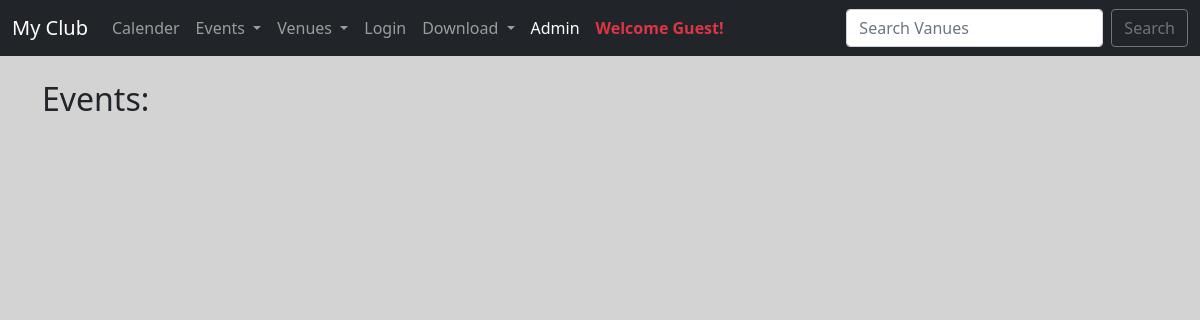
/events/, run on an earlier commit of the app's database.
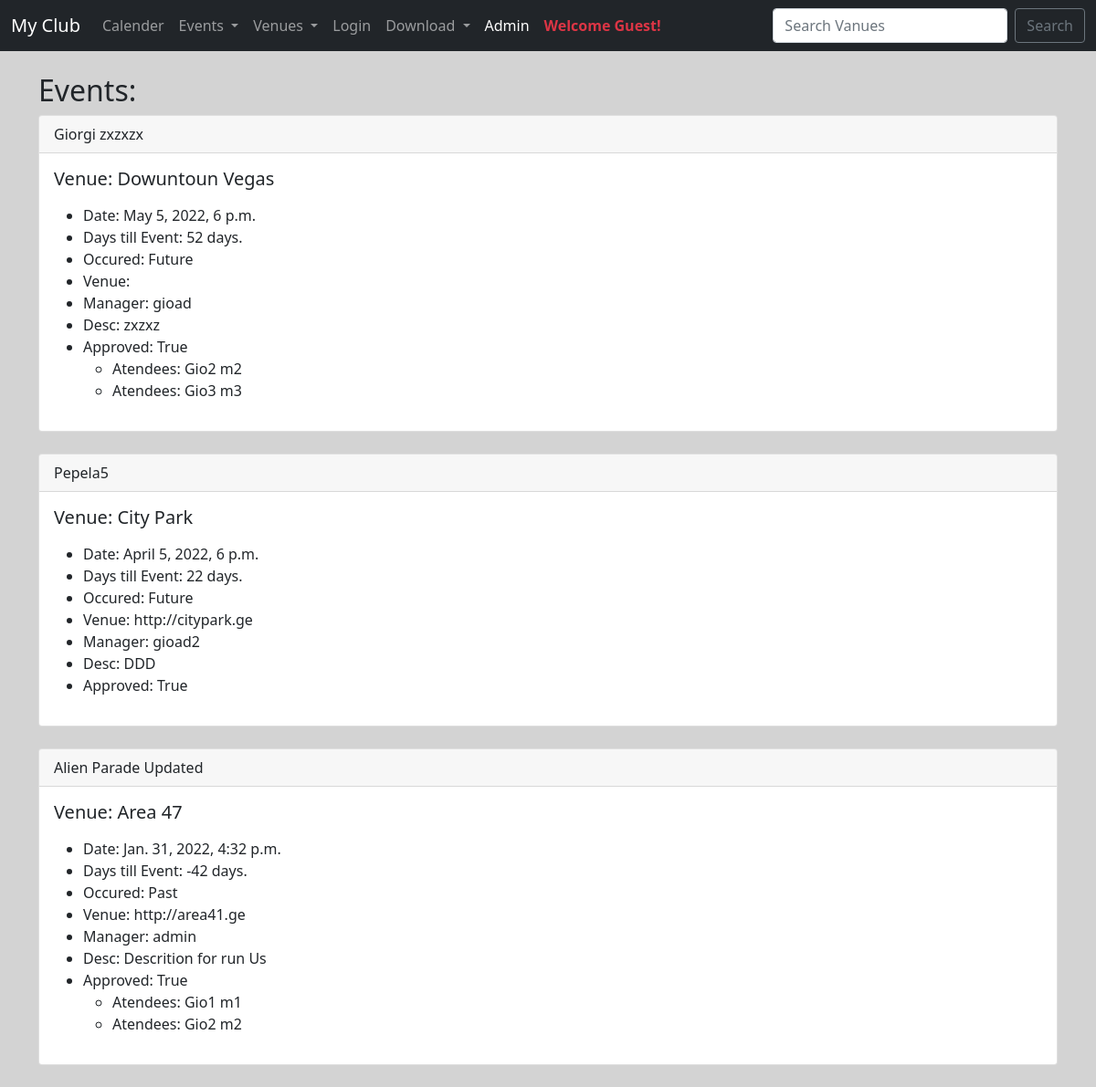
And on a later commit of the database.
### events/models.py (models this page shows)
class Event(models.Model):
    name =      models.CharField('Event Name', max_length=120)
    event_date = models.DateTimeField()
    venue  =    models.ForeignKey(Venue, blank=True, null=True, on_delete=models.CASCADE)
    manager =   models.ForeignKey(User, blank=True, null=True, on_delete=models.SET_NULL)
    description = models.TextField(blank=True, null=True)
    attendees = models.ManyToManyField(MyClubUser, blank=True)
    approved = models.BooleanField('Aprrovedd', default=False)
    def __str__(self) -> str:
        return self.name
    @property
    def Days_till(self):
        today = date.today()
        days_till = self.event_date.date() - today
        days_till_stripped = str(days_till).split(',', 1)[0]
        return days_till_stripped
    @property
    def Is_past(self):
        today = date.today()
        if self.event_date.date() < today:
            thing = "Past"
        else:
            thing = "Future"
        return thing

class Venue(models.Model):
    name =      models.CharField('Venue Name', max_length=120)
    address =   models.CharField(max_length=220)
    zip_code =  models.CharField('Zip Code', max_length=15)
    phone =     models.CharField('Contact Phone', max_length=120, blank=True)
    web =       models.URLField('Website Address', blank=True)
    email_address = models.EmailField('Email Address', blank=True)
    owner = models.IntegerField("Venue Owner", blank=False, default=1)
    venue_image = models.ImageField(null=True, blank=True, upload_to='images/')
    def __str__(self) -> str:
        return self.name

class MyClubUser(models.Model):
    first_name =    models.CharField(max_length=244)
    last_name =    models.CharField(max_length=244)
    Email =    models.EmailField('User Email')
    def __str__(self) -> str:
        return self.first_name + ' ' + self.last_name

### events/views.py (the view)
# urls.py: path('events/', views.all_events,  name='list-events'),
def all_events(request):
    event_list = Event.objects.all().order_by('-event_date')
    return render(request, 'events/event_list.html', {'event_list':event_list})

### events/templates/events/event_list.html (shortened to what this page needs)
{% extends 'events/base.html' %}
{% block content %}
<h2> Events: </h2>
{% for item in event_list %}
{% if item.approved %}
<div class="card">
    <div class="card-header">
        {{ item }}
    </div>
    <div class="card-body">
        <h5 class="card-title">Venue: {{ item.venue }}</h5>
        <p class="card-text">
        <ul>
            <li>Date: {{ item.event_date }}</li>
            <li>Days till Event: {{ item.Days_till }}.</li>
            <li>Occured: {{ item.Is_past }}</li>
            <li>Venue: {{ item.venue.web }}</li>
            <li>Manager: {{ item.manager }}</li>
            <li>Desc: {{ item.description }}</li>
            <li>Approved: {{ item.approved }}</li>
            <ul>
                {% for user in item.attendees.all %}
                <li>Atendees: {{ user }}</li>
                {% endfor %}
            </ul>
        </ul>
        </p>
    </div>
</div>
<br>
{% endif %}
{% endfor %}
{% endblock %}

What changed in the data, as far as the page shows it:
now on this page (row edited): Event: name "Giorgi zxzxzx", venue "Dowuntoun Vegas", event_date "May 5, 2022, 6 p.m.", Days_till "52 days", Is_past "Future", manager "gioad", description "zxzxz", approved "True"
now on this page (row unchanged): MyClubUser: first_name+last_name "Gio2 m2"
now on this page (row unchanged): MyClubUser: first_name+last_name "Gio3 m3", shown under "Giorgi zxzxzx"
now on this page (row edited): Event: name "Pepela5", venue "City Park", event_date "April 5, 2022, 6 p.m.", Days_till "22 days", Is_past "Future", venue.web "http://citypark.ge", manager "gioad2", description "DDD", approved "True"
now on this page (row edited): Event: name "Alien Parade Updated", venue "Area 47", event_date "Jan. 31, 2022, 4:32 p.m.", Days_till "-42 days", Is_past "Past", venue.web "http://area41.ge", manager "admin", description "Descrition for run Us", approved "True"
now on this page (row unchanged): MyClubUser: first_name+last_name "Gio1 m1", shown under "Alien Parade Updated"
